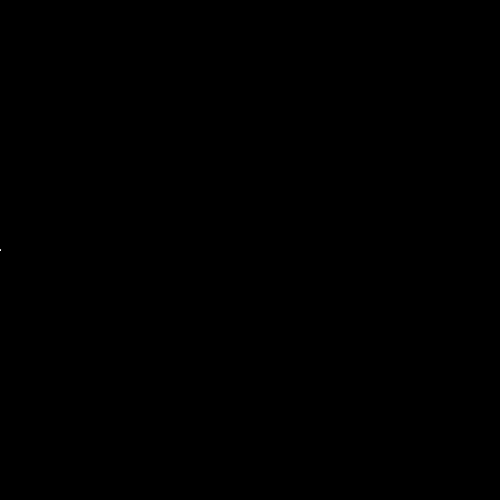
Frame 1 (no input)
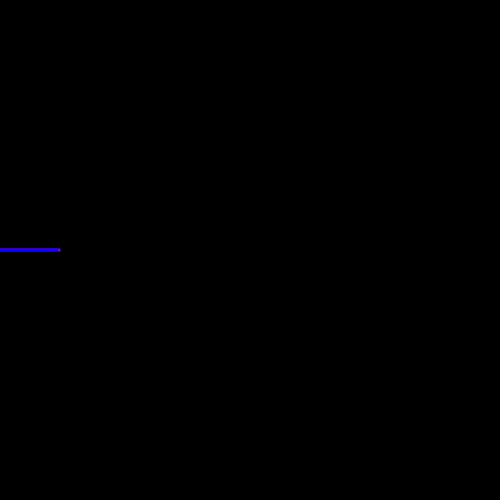
Frame 60 (the mouse pressed at the canvas centre just before this capture)
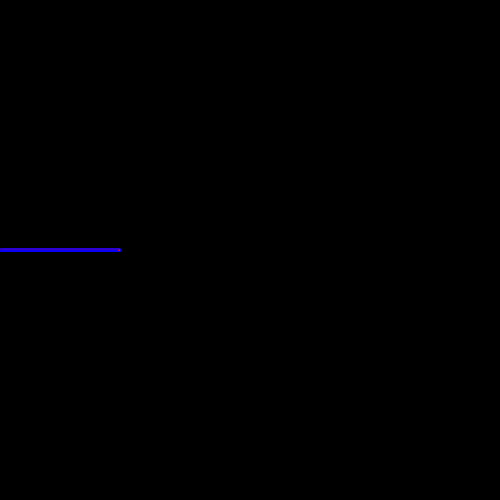
Frame 120 (the mouse held since frame 60 and released just before this capture)

The Processing sketch that drew these frames (run headless with seeded random() and noise(); from frame 60 on, the mouse is pressed at the canvas centre):

// Processing sketch: sketch_170505b
// ── sketch_170505b.pde
int x=0; 

void setup(){

size(500,500); 
frameRate(50);
background(0);
} 

void draw(){

  
  ellipse(x,250,3,3);
  fill(255,0,0); 
 stroke(0,0,255); 
 strokeWeight(1); 
 if(x==499){
 
 x=0; 
 background(0);
 }
 
 
   x=x+1;
 
 
 
 }
